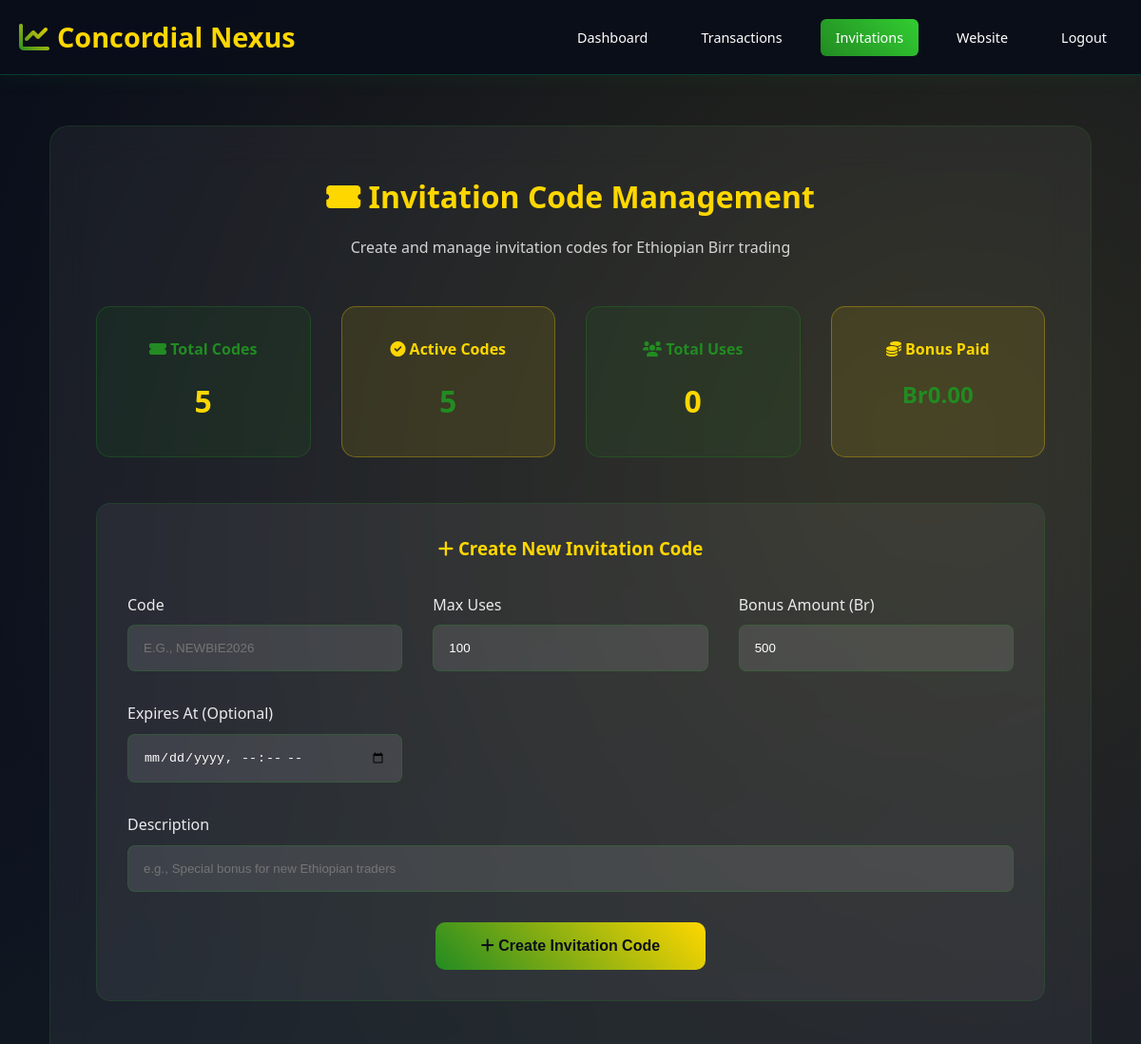
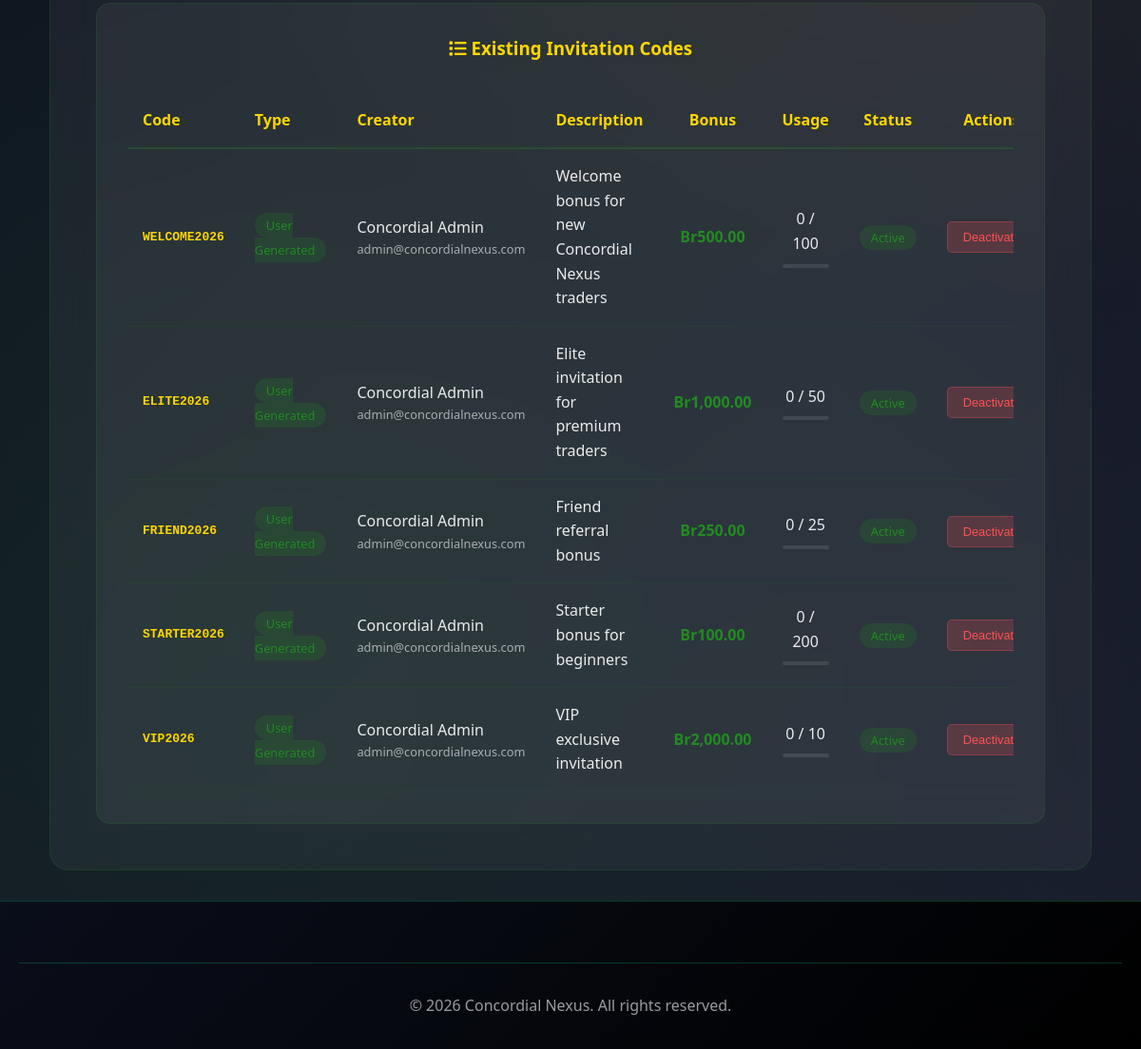
Screenshot of /invitations.php (signed in) with the database file from the repository (2 pictures, top to bottom).
### tables this page shows
CREATE TABLE `invitation_codes` (
  `id` int(11) NOT NULL AUTO_INCREMENT,
  `code` varchar(20) NOT NULL,
  `created_by` int(11) DEFAULT NULL,
  `used_by` int(11) DEFAULT NULL,
  `max_uses` int(11) DEFAULT 1,
  `current_uses` int(11) DEFAULT 0,
  `expires_at` datetime DEFAULT NULL,
  `is_active` tinyint(1) DEFAULT 1,
  `bonus_amount` decimal(15,2) DEFAULT 0.00,
  `description` text DEFAULT NULL,
  `created_at` timestamp NOT NULL DEFAULT current_timestamp(),
  `used_at` timestamp NULL DEFAULT NULL,
  PRIMARY KEY (`id`),
  UNIQUE KEY `code` (`code`),
  KEY `created_by` (`created_by`),
  KEY `used_by` (`used_by`),
  CONSTRAINT `invitation_codes_ibfk_1` FOREIGN KEY (`created_by`) REFERENCES `users` (`id`) ON DELETE SET NULL,
  CONSTRAINT `invitation_codes_ibfk_2` FOREIGN KEY (`used_by`) REFERENCES `users` (`id`) ON DELETE SET NULL
);

CREATE TABLE `users` (
  `id` int(11) NOT NULL AUTO_INCREMENT,
  `email` varchar(255) NOT NULL,
  `password` varchar(255) NOT NULL,
  `full_name` varchar(255) NOT NULL,
  `first_name` varchar(100) NULL COMMENT 'First name for withdrawal verification',
  `last_name` varchar(100) NULL COMMENT 'Last name for withdrawal verification',
  `withdrawal_account_number` varchar(50) NULL COMMENT 'Bank account number for withdrawals',
  `withdrawal_phone` varchar(20) NULL COMMENT 'Phone number for withdrawal verification',
  `user_type` enum('user','admin') DEFAULT 'user',
  `trading_level` int(11) DEFAULT NULL,
  `account_balance` decimal(15,2) DEFAULT 0.00,
  `total_invested` decimal(15,2) DEFAULT 0.00,
  `total_profit` decimal(15,2) DEFAULT 0.00,
  `total_commission` decimal(15,2) DEFAULT 0.00,
  `status` enum('pending','active','inactive','suspended') DEFAULT 'pending',
  `phone` varchar(20) DEFAULT NULL,
  `address` text DEFAULT NULL,
  `city` varchar(100) DEFAULT 'Addis Ababa',
  `country` varchar(100) DEFAULT 'Ethiopia',
  `invitation_code_used` varchar(20) DEFAULT NULL,
  `referral_code` varchar(20) DEFAULT NULL,
  `approved_by` int(11) DEFAULT NULL,
  `approved_at` timestamp NULL DEFAULT NULL,
  `created_at` timestamp NOT NULL DEFAULT current_timestamp(),
  `updated_at` timestamp NOT NULL DEFAULT current_timestamp() ON UPDATE current_timestamp(),
  PRIMARY KEY (`id`),
  UNIQUE KEY `email` (`email`),
  KEY `approved_by` (`approved_by`),
  CONSTRAINT `users_ibfk_1` FOREIGN KEY (`approved_by`) REFERENCES `users` (`id`) ON DELETE SET NULL
);

### invitations.php (the view, shortened to what the rows shown need)
<!DOCTYPE html>
<html lang="en">
<head>
    <link rel="stylesheet" href="../assets/css/style.css">
    <link rel="stylesheet" href="https://cdnjs.cloudflare.com/ajax/libs/font-awesome/6.0.0/css/all.min.css">
</head>
<body>
    <?php
    try {
        $pdo = new PDO("mysql:host=localhost;dbname=concordial_nexus;charset=utf8mb4", "root", "");
        $pdo->setAttribute(PDO::ATTR_ERRMODE, PDO::ERRMODE_EXCEPTION);
        $codes_stmt = $pdo->query("
            SELECT ic.*, u.full_name as creator_name, u.email as creator_email,
                   COUNT(DISTINCT u2.id) as users_registered,
                   CASE WHEN ic.created_by IS NOT NULL THEN 'User Generated' ELSE 'Admin Created' END as code_type
            FROM invitation_codes ic
            LEFT JOIN users u ON ic.created_by = u.id
            LEFT JOIN users u2 ON ic.code = u2.invitation_code_used
            GROUP BY ic.id
            ORDER BY ic.created_at DESC
        ");
        $invitation_codes = $codes_stmt->fetchAll();
    } catch(PDOException $e) {
        $error_message = "Database error: " . $e->getMessage();
    }
    ?>
    <main style="margin-top: 100px; padding: 2rem;">
        <div class="container">
            <div style="background: rgba(255, 255, 255, 0.05); backdrop-filter: blur(20px); border-radius: 20px; padding: 3rem; border: 1px solid rgba(34, 139, 34, 0.2);">
                <div style="text-align: center; margin-bottom: 3rem;">
                    <h1 style="color: #ffd700; margin-bottom: 1rem;">
                        <i class="fas fa-ticket-alt"></i> Invitation Code Management
                    </h1>
                </div>
                <div style="background: rgba(255, 255, 255, 0.05); border-radius: 15px; padding: 2rem; border: 1px solid rgba(34, 139, 34, 0.2);">
                    <div style="overflow-x: auto;">
                        <table style="width: 100%; border-collapse: collapse;">
                            <thead>
                                <tr style="border-bottom: 2px solid rgba(34, 139, 34, 0.3);">
                                    <th style="padding: 1rem; text-align: left; color: #ffd700;">Code</th>
                                    <th style="padding: 1rem; text-align: left; color: #ffd700;">Type</th>
                                    <th style="padding: 1rem; text-align: left; color: #ffd700;">Creator</th>
                                    <th style="padding: 1rem; text-align: left; color: #ffd700;">Description</th>
                                    <th style="padding: 1rem; text-align: center; color: #ffd700;">Bonus</th>
                                    <th style="padding: 1rem; text-align: center; color: #ffd700;">Usage</th>
                                    <th style="padding: 1rem; text-align: center; color: #ffd700;">Status</th>
                                    <th style="padding: 1rem; text-align: center; color: #ffd700;">Actions</th>
                                </tr>
                            </thead>
                            <tbody>
                                <?php foreach ($invitation_codes as $code): ?>
                                    <tr style="border-bottom: 1px solid rgba(34, 139, 34, 0.1);">
                                        <td style="padding: 1rem; color: #ffd700; font-weight: bold; font-family: monospace;">
                                            <?php echo htmlspecialchars($code['code']); ?>
                                        </td>
                                        <td style="padding: 1rem;">
                                            <span style="background: rgba(<?php echo $code['created_by'] ? '34, 139, 34' : '255, 215, 0'; ?>, 0.2); color: <?php echo $code['created_by'] ? '#228b22' : '#ffd700'; ?>; padding: 0.25rem 0.75rem; border-radius: 15px; font-size: 0.8rem;">
                                                <?php echo $code['code_type']; ?>
                                            </span>
                                        </td>
                                        <td style="padding: 1rem; color: rgba(255, 255, 255, 0.9);">
                                            <?php if ($code['creator_name']): ?>
                                                <div><?php echo htmlspecialchars($code['creator_name']); ?></div>
                                                <div style="font-size: 0.8rem; color: rgba(255, 255, 255, 0.6);"><?php echo htmlspecialchars($code['creator_email']); ?></div>
                                            <?php else: ?>
                                                <span style="color: rgba(255, 255, 255, 0.6);">System Admin</span>
                                            <?php endif; ?>
                                        </td>
                                        <td style="padding: 1rem; color: rgba(255, 255, 255, 0.9);">
                                            <?php echo htmlspecialchars($code['description']); ?>
                                        </td>
                                        <td style="padding: 1rem; text-align: center; color: #228b22; font-weight: 600;">
                                            Br<?php echo number_format($code['bonus_amount'], 2); ?>
                                        </td>
                                        <td style="padding: 1rem; text-align: center; color: rgba(255, 255, 255, 0.9);">
                                            <?php echo $code['current_uses']; ?> / <?php echo $code['max_uses']; ?>
                                            <div style="background: rgba(255, 255, 255, 0.1); height: 4px; border-radius: 2px; margin-top: 0.5rem;">
                                            </div>
                                        </td>
                                        <td style="padding: 1rem; text-align: center;">
                                            <span style="background: rgba(<?php echo $code['is_active'] ? '34, 139, 34' : '255, 82, 82'; ?>, 0.2); color: <?php echo $code['is_active'] ? '#228b22' : '#ff5252'; ?>; padding: 0.25rem 0.75rem; border-radius: 15px; font-size: 0.8rem;">
                                                <?php echo $code['is_active'] ? 'Active' : 'Inactive'; ?>
                                            </span>
                                        </td>
                                        <td style="padding: 1rem; text-align: center;">
                                            <form method="POST" style="display: inline;">
                                                <button type="submit" name="toggle_status"
                                                        style="background: <?php echo $code['is_active'] ? 'rgba(255, 82, 82, 0.2)' : 'rgba(34, 139, 34, 0.2)'; ?>; color: <?php echo $code['is_active'] ? '#ff5252' : '#228b22'; ?>; border: 1px solid <?php echo $code['is_active'] ? 'rgba(255, 82, 82, 0.3)' : 'rgba(34, 139, 34, 0.3)'; ?>; padding: 0.5rem 1rem; border-radius: 5px; cursor: pointer; font-size: 0.8rem;">
                                                    <?php echo $code['is_active'] ? 'Deactivate' : 'Activate'; ?>
                                                </button>
                                            </form>
                                        </td>
                                    </tr>
                                <?php endforeach; ?>
                            </tbody>
                        </table>
                    </div>
                </div>
            </div>
        </div>
    </main>
</body>
</html>

### rows the page displays
invitation_codes: code "WELCOME2026", code_type "User Generated", created_by.full_name "Concordial Admin", created_by.email "admin@concordialnexus.com", description "Welcome bonus for new Concordial Nexus traders", bonus_amount "500.00", current_uses "0", max_uses "100", is_active "Active"
invitation_codes: code "ELITE2026", code_type "User Generated", created_by.full_name "Concordial Admin", created_by.email "admin@concordialnexus.com", description "Elite invitation for premium traders", bonus_amount "1,000.00", current_uses "0", max_uses "50", is_active "Active"
invitation_codes: code "FRIEND2026", code_type "User Generated", created_by.full_name "Concordial Admin", created_by.email "admin@concordialnexus.com", description "Friend referral bonus", bonus_amount "250.00", current_uses "0", max_uses "25", is_active "Active"
invitation_codes: code "STARTER2026", code_type "User Generated", created_by.full_name "Concordial Admin", created_by.email "admin@concordialnexus.com", description "Starter bonus for beginners", bonus_amount "100.00", current_uses "0", max_uses "200", is_active "Active"
invitation_codes: code "VIP2026", code_type "User Generated", created_by.full_name "Concordial Admin", created_by.email "admin@concordialnexus.com", description "VIP exclusive invitation", bonus_amount "2,000.00", current_uses "0", max_uses "10", is_active "Active"

### other values shown
$total_codes "5"
$active_codes "5"
$total_uses "0"
$total_bonus_paid "0.00"
